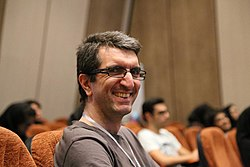
#> input picture test/jadi.jpg, 250 x 167 px
$ python -i PreProcessing.py   (imports and definitions only)
#> lines starting #> are read from the running program, lines starting #| are printed output that depends on the picture
import cv2
import numpy as np

def preprocess(img, size=(160, 160)):
#> called with img = 'test/jadi.jpg', size = (160, 160)
    img = cv2.imread(img)
#> img is the input picture: shape (167, 250, 3); mean B, G, R 83.3, 108.4, 139.6

    gray = cv2.cvtColor(img, cv2.COLOR_BGR2GRAY)
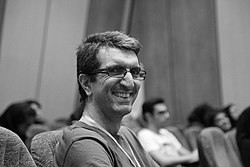
#> gray: shape (167, 250); min 0, max 255, mean 114.8
    clahe = cv2.createCLAHE(clipLimit=2.0, tileGridSize=(8, 8))
    enhanced = clahe.apply(gray)
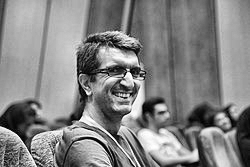
#> enhanced: shape (167, 250); min 0, max 255, mean 132.3

    blur = cv2.GaussianBlur(gray, (5, 5), 0)
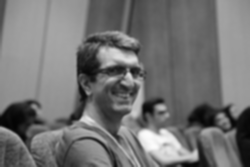
#> blur: shape (167, 250); min 3, max 252, mean 114.9
    equalizer = cv2.equalizeHist(blur)
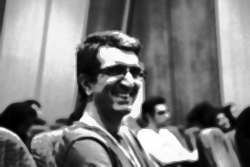
#> equalizer: shape (167, 250); min 0, max 255, mean 128.8


    enhanced_bgr = cv2.cvtColor(equalizer, cv2.COLOR_GRAY2BGR)

    bright = cv2.convertScaleAbs(enhanced_bgr, alpha=1.2, beta=10)
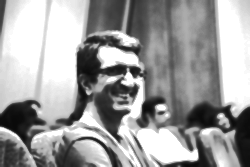
#> bright: shape (167, 250, 3); min 10, max 255, mean 158.1

    result = cv2.resize(bright, size, interpolation=cv2.INTER_LINEAR)
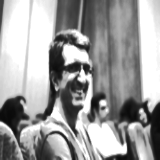
#> result: shape (160, 160, 3); min 10, max 255, mean 158

    return result

>>> result = preprocess('test/jadi.jpg')

$ run again, on test/test.jpg
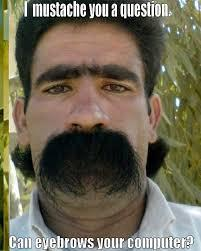
#> input picture test/test.jpg, 201 x 251 px
#> in preprocess, img is the input picture: shape (251, 201, 3); mean B, G, R 84.2, 103.4, 109.8
#> in preprocess, `bright = cv2.convertScaleAbs(enhanced_bgr, alpha=1.2, beta=10)`:
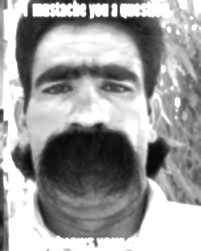
#> bright: shape (251, 201, 3); min 10, max 255, mean 157.7
#> in preprocess, `result = cv2.resize(bright, size, interpolation=cv2.INTER_LINEAR)`:
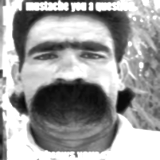
#> result: shape (160, 160, 3); min 10, max 255, mean 157.6

$ run again, on test/download.png
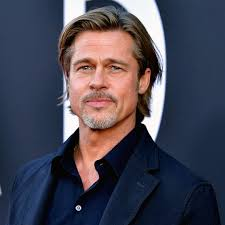
#> input picture test/download.png, 225 x 225 px
#> in preprocess, img is the input picture: shape (225, 225, 3); mean B, G, R 82.8, 69.1, 70.5
#> in preprocess, `equalizer = cv2.equalizeHist(blur)`:
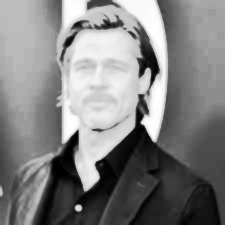
#> equalizer: shape (225, 225); min 0, max 255, mean 129
#> in preprocess, `result = cv2.resize(bright, size, interpolation=cv2.INTER_LINEAR)`:
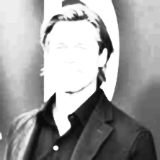
#> result: shape (160, 160, 3); min 10, max 255, mean 158.6

$ run again, on test/download1.png
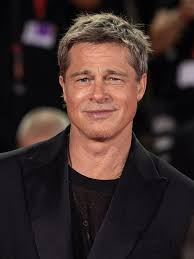
#> input picture test/download1.png, 194 x 259 px
#> in preprocess, img is the input picture: shape (259, 194, 3); mean B, G, R 43.1, 45.5, 61.5
#> in preprocess, `bright = cv2.convertScaleAbs(enhanced_bgr, alpha=1.2, beta=10)`:
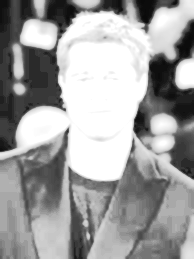
#> bright: shape (259, 194, 3); min 10, max 255, mean 159.4
#> in preprocess, `result = cv2.resize(bright, size, interpolation=cv2.INTER_LINEAR)`:
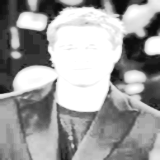
#> result: shape (160, 160, 3); min 10, max 255, mean 159.4
